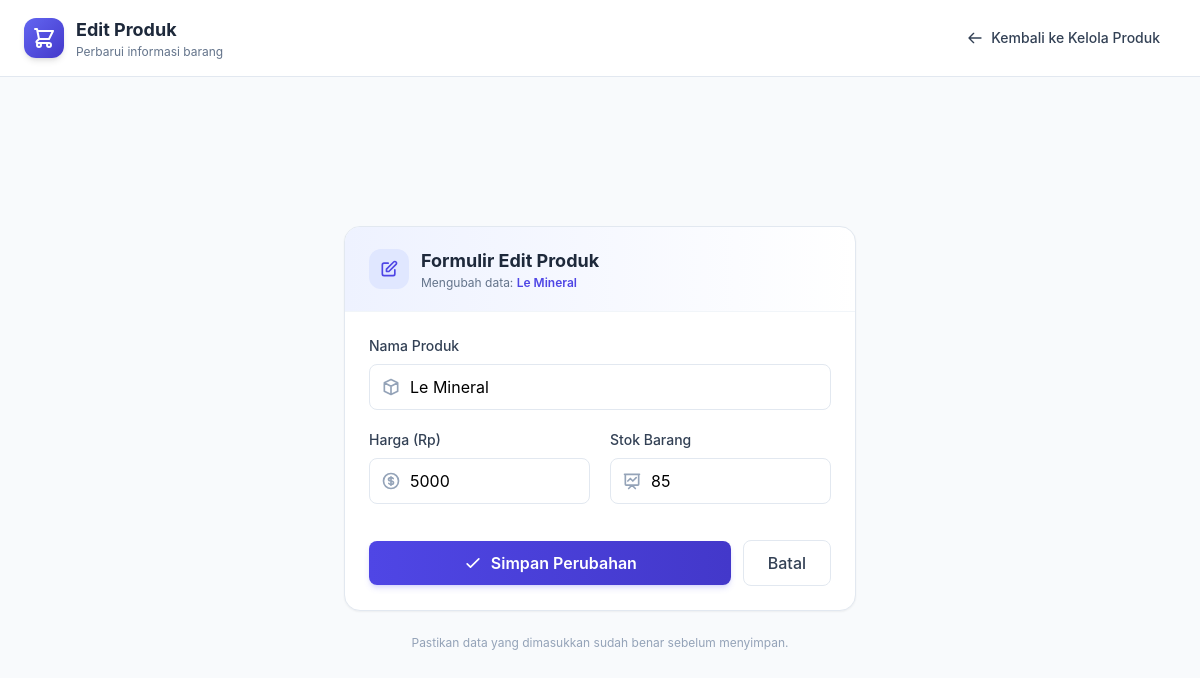
The app's page /edit.php?id=5 (signed in) with its own data.
### tables this page shows
CREATE TABLE `produk` (
  `id` int NOT NULL,
  `nama_produk` varchar(100) NOT NULL,
  `harga` int NOT NULL,
  `stok` int NOT NULL
);

### edit.php (the view, shortened to what this page needs)
<?php
include 'koneksi.php';
$id = isset($_GET['id']) ? (int) $_GET['id'] : 0;
$query = mysqli_query($koneksi, "SELECT * FROM produk WHERE id = '$id'");
$data = mysqli_fetch_assoc($query);
?>
<!DOCTYPE html>
<html lang="id">
<head>
    <script src="https://cdn.tailwindcss.com"></script>
    <link rel="stylesheet" href="https://cdn.jsdelivr.net/npm/@fontsource/inter@5.0.0/index.css">
</head>
<body class="min-h-screen bg-slate-50 flex flex-col">
    <nav class="bg-white border-b border-slate-200 sticky top-0 z-50">
        <div class="max-w-7xl mx-auto px-6 py-4 flex items-center justify-between">
            <div class="flex items-center gap-3">
                <div
                    class="w-10 h-10 bg-gradient-to-br from-indigo-500 to-indigo-700 rounded-xl flex items-center justify-center shadow-md">
                    <svg class="w-6 h-6 text-white" fill="none" stroke="currentColor" viewBox="0 0 24 24">
                        <path stroke-linecap="round" stroke-linejoin="round" stroke-width="2"
                            d="M3 3h2l.4 2M7 13h10l4-8H5.4M7 13L5.4 5M7 13l-2.293 2.293c-.63.63-.184 1.707.707 1.707H17m0 0a2 2 0 100 4 2 2 0 000-4zm-8 2a2 2 0 11-4 0 2 2 0 014 0z" />
                    </svg>
                </div>
                <div>
                    <h1 class="text-lg font-bold text-slate-800">Edit Produk</h1>
                    <p class="text-xs text-slate-500">Perbarui informasi barang</p>
                </div>
            </div>
            <a href="produk.php"
                class="inline-flex items-center gap-2 px-4 py-2 text-sm font-medium text-slate-700 hover:bg-slate-100 rounded-lg transition">
                <svg class="w-4 h-4" fill="none" stroke="currentColor" viewBox="0 0 24 24">
                    <path stroke-linecap="round" stroke-linejoin="round" stroke-width="2"
                        d="M10 19l-7-7m0 0l7-7m-7 7h18" />
                </svg>
                Kembali ke Kelola Produk
            </a>
        </div>
    </nav>
    <main class="flex-grow flex items-center justify-center p-6">
        <div class="w-full max-w-lg">
            <div class="bg-white rounded-2xl border border-slate-200 shadow-sm overflow-hidden">
                <div
                    class="px-6 py-5 border-b border-slate-100 bg-gradient-to-r from-indigo-50 to-transparent flex items-center gap-3">
                    <div class="w-10 h-10 bg-indigo-100 text-indigo-600 rounded-xl flex items-center justify-center">
                        <svg class="w-5 h-5" fill="none" stroke="currentColor" viewBox="0 0 24 24">
                            <path stroke-linecap="round" stroke-linejoin="round" stroke-width="2"
                                d="M11 5H6a2 2 0 00-2 2v11a2 2 0 002 2h11a2 2 0 002-2v-5m-1.414-9.414a2 2 0 112.828 2.828L11.828 15H9v-2.828l8.586-8.586z" />
                        </svg>
                    </div>
                    <div>
                        <h2 class="text-lg font-bold text-slate-800">Formulir Edit Produk</h2>
                        <p class="text-xs text-slate-500">Mengubah data: <span class="font-semibold text-indigo-600">
                                <?php echo htmlspecialchars($data['nama_produk']); ?>
                            </span></p>
                    </div>
                </div>
                <form action="" method="POST" class="p-6 space-y-5">
                    <div>
                        <label class="block text-sm font-medium text-slate-700 mb-2">Nama Produk</label>
                        <div class="relative">
                            <svg class="absolute left-3 top-1/2 -translate-y-1/2 w-5 h-5 text-slate-400" fill="none"
                                stroke="currentColor" viewBox="0 0 24 24">
                                <path stroke-linecap="round" stroke-linejoin="round" stroke-width="2"
                                    d="M20 7l-8-4-8 4m16 0l-8 4m8-4v10l-8 4m0-10L4 7m8 4v10M4 7v10l8 4" />
                            </svg>
                            <input type="text" name="nama_produk"
                                value="<?php echo htmlspecialchars($data['nama_produk']); ?>" required
                                class="w-full pl-10 pr-4 py-2.5 bg-white border border-slate-200 rounded-lg focus:ring-2 focus:ring-indigo-500 focus:border-transparent outline-none transition">
                        </div>
                    </div>
                    <div class="grid grid-cols-2 gap-5">
                        <div>
                            <label class="block text-sm font-medium text-slate-700 mb-2">Harga (Rp)</label>
                            <div class="relative">
                                <input type="number" name="harga"
                                    value="<?php echo htmlspecialchars($data['harga']); ?>" required
                                    class="w-full pl-10 pr-4 py-2.5 bg-white border border-slate-200 rounded-lg focus:ring-2 focus:ring-indigo-500 focus:border-transparent outline-none transition">
                            </div>
                        </div>
                        <div>
                            <label class="block text-sm font-medium text-slate-700 mb-2">Stok Barang</label>
                            <div class="relative">
                                <svg class="absolute left-3 top-1/2 -translate-y-1/2 w-5 h-5 text-slate-400" fill="none"
                                    stroke="currentColor" viewBox="0 0 24 24">
                                    <path stroke-linecap="round" stroke-linejoin="round" stroke-width="2"
                                        d="M7 12l3-3 3 3 4-4M8 21l4-4 4 4M3 4h18M4 4h16v12a1 1 0 01-1 1H5a1 1 0 01-1-1V4z" />
                                </svg>
                                <input type="number" name="stok" value="<?php echo htmlspecialchars($data['stok']); ?>"
                                    required
                                    class="w-full pl-10 pr-4 py-2.5 bg-white border border-slate-200 rounded-lg focus:ring-2 focus:ring-indigo-500 focus:border-transparent outline-none transition">
                            </div>
                        </div>
                    </div>
                    <div class="pt-4 flex items-center gap-3">
                        <button type="submit" name="update_produk"
                            class="flex-1 py-2.5 bg-gradient-to-r from-indigo-600 to-indigo-700 hover:from-indigo-700 hover:to-indigo-800 text-white font-semibold rounded-lg shadow-md shadow-indigo-500/20 transition-all hover:shadow-lg flex items-center justify-center gap-2">
                            <svg class="w-5 h-5" fill="none" stroke="currentColor" viewBox="0 0 24 24">
                                <path stroke-linecap="round" stroke-linejoin="round" stroke-width="2"
                                    d="M5 13l4 4L19 7" />
                            </svg>
                            Simpan Perubahan
                        </button>
                        <a href="produk.php"
                            class="px-6 py-2.5 bg-white border border-slate-200 text-slate-700 font-medium rounded-lg hover:bg-slate-50 transition text-center">
                            Batal
                        </a>
                    </div>
                </form>
            </div>
            <p class="text-center text-xs text-slate-400 mt-6">Pastikan data yang dimasukkan sudah benar sebelum
                menyimpan.</p>
        </div>
    </main>
</body>
</html>

### edit.php (style rules this page uses)
body { font-family: 'Inter', sans-serif; }

### records on screen
produk: nama_produk "Le Mineral", harga "5000", stok "85"
